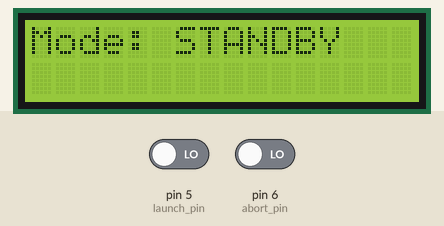
This sketch was run on a simulated Arduino Uno, built with avr-gcc and run on an emulated ATmega328P. Parts: 16×2 character LCD. The test bench sets the inputs (shaded band); at power-on: pin 5 (launch_pin) LOW, pin 6 (abort_pin) LOW. What the sketch prints to the serial monitor is not drawn.

Above: at 1.2 s.
1.3 s: pin 5 (launch_pin) driven HIGH
At 2.5 s:
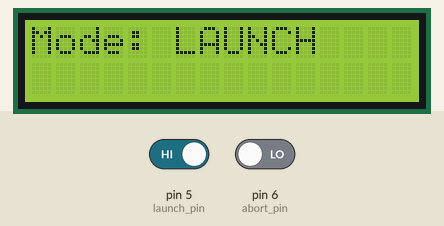
2.8 s: pin 6 (abort_pin) driven HIGH
At 3.6 s:
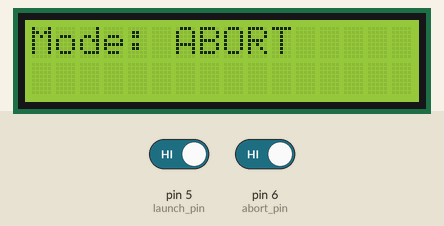
4.3 s: pin 6 (abort_pin) driven LOW
At 5.5 s:
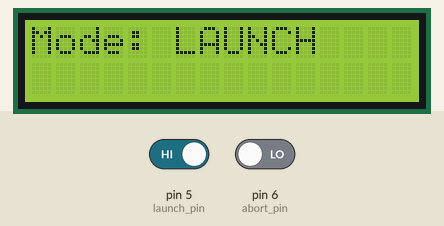
5.8 s: pin 5 (launch_pin) driven LOW
At 6.6 s:
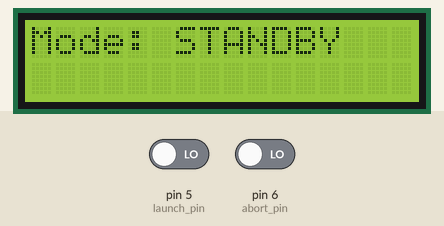
Timing chart, 0 to 8.8 s (numbered marks = the images above; inputs shaded):
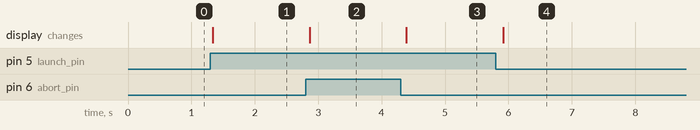

The sketch:

ground_station.ino
```cpp
/*
DART Ground Station Software
*/

#include <SoftwareSerial.h> // for XBee communication
#include <LiquidCrystal.h> // for LCD display

SoftwareSerial XBee(2,3); // RX pin, TX pin

// Establish pin number for launch pin
int launch_pin = 5;

// Establish pin number for abort pin
int abort_pin = 6;

// initialize the library by associating any needed LCD interface pin
// with the arduino pin number it is connected to
const int rs = 13, en = 12, d4 = 11, d5 = 10, d6 = 9, d7 = 8;
LiquidCrystal lcd(rs, en, d4, d5, d6, d7);

void setup()
{
  // Open serial communication
  Serial.begin(9600);

  // Open XBee communication
  XBee.begin(9600);

  // Set abort pin as input
  pinMode(abort_pin, INPUT);

  // Set built-in LED as output
  pinMode(LED_BUILTIN, OUTPUT);

  // Set up the LCD's number of columns and rows
  lcd.begin(16, 2);

  lcd.print("Mode: STANDBY");
}

void loop()
{
  // Read state of launch pin
  int launch_state = digitalRead(launch_pin);

  // Read state of abort pin
  int abort_state = digitalRead(abort_pin);

  // Treat 1 (pin HIGH) as abort signal
  if (abort_state){

    // Send "1" over XBee communication
    XBee.print(1);

    // Clear LCD
    lcd.clear();

    // Print "ABORT" on LCD
    lcd.print("Mode: ABORT");

    // Print "Abort State" on serial monitor
    Serial.println("Abort State");

  // Treat 1 (pin HIGH) as launch signal
  } else if (launch_state) {

    // Clear LCD
    lcd.clear();

    // Print "Mode: LAUNCH" on LCD
    lcd.print("Mode: LAUNCH");

    // Print "Launch State" on serial monitor
    Serial.println("Launch State");

    // Treat all else as nominal (STANDBY mode)
  } else {

    // Clear LCD
    lcd.clear();

    // Print "Mode: STANDBY"
    lcd.print("Mode: STANDBY");
  }

  // Wait 250 ms
  delay(250);
}
```

Measured:
- after the input at 1.3 s, the display: changes at once (image 1)
- after the input at 2.8 s, the display: changes after 0.06 s (image 2)
- after the input at 4.3 s, the display: changes after 0.09 s (image 3)
- after the input at 5.8 s, the display: changes after 0.11 s (image 4)
